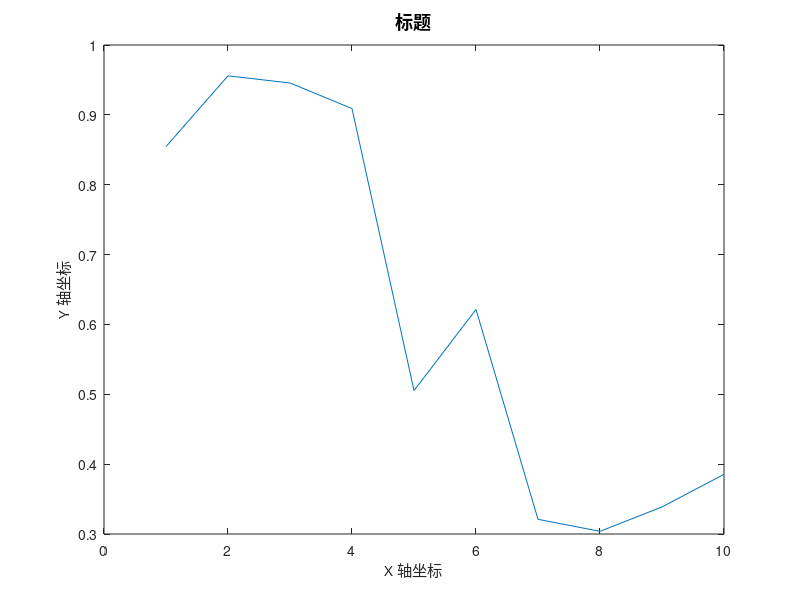

Source code (MATLAB): (Note: this script raises an error after producing the figure.)
clear, clc, close all;

% Create figure
figure_handle = figure;
plot(1:10, rand(1, 10));
xlabel('X 轴坐标', 'FontName', '微软雅黑');
ylabel('Y 轴坐标', 'FontName', '微软雅黑');
title_text = '标题';
title(title_text, 'FontName', '微软雅黑', 'FontSize', 13);

% Scale
pos=get(gcf,'Position');
scale=0.7;
set(gcf,'Position',[pos(1),pos(2),pos(3)*scale,pos(4)*scale]);

% Export graphics
folder_name = 'saved_figures';
figure_name = 'figure_1';  
resolution = 300; 
export_graphics(figure_handle, folder_name, figure_name, resolution);